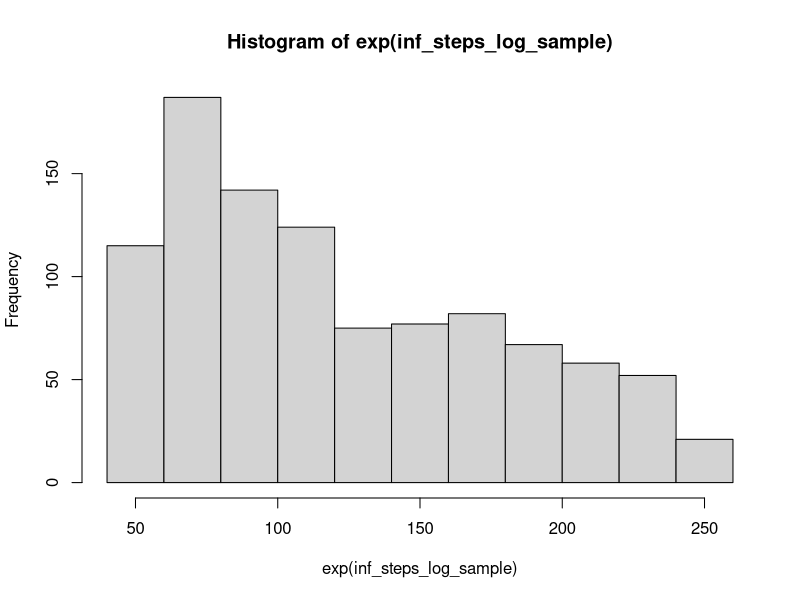

The R source for this figure:


# simulation 

# a vector with the promt-names
promt <- c("weather", "bankruptcy", "houseing")

# sample n=1000 with euqal prob for the different prompts
set.seed(96)
prompt_sample <- sample(x = promt, size = 1000, replace = TRUE, 
                        prob = c((1/3), (1/3), (1/3)) 
)

# sample n = 1000 for the other variables
guidance <- round(runif(n = 1000, min = 1, max = 20), digits = 1) # rounded to one decimal

xtra_prompt <-  rbinom(n = 1000, size = 1, prob = 0.5)

guide_image <-  rbinom(n = 1000, size = 1, prob = 0.5)

inf_steps_log_sample<- runif(n = 1000, min = log(50), max = log(250)) # the loged values are uniform dist

inf_steps<- round(exp(inf_steps_log_sample), digits = 0) # raise to the power of e to remove the log
# this makes lower values of inf_steps more probable (i.e we have a skewed distribution)
# There is more info in the lower values that the higher values -> easier to extrapolate info from high values
# round the numbers to closest integer.

hist(exp(inf_steps_log_sample)) # visualise the skewed dist for inf_steps

# save in a df
df <- data.frame(prompt = prompt_sample,
                 guidance = guidance,
                 inf_steps = inf_steps,
                 xtra_prompt = xtra_prompt,
                 guide_image_bin = guide_image)

# create a help variable that tells which (if any) guide image should be used
df$image <- NA
df$image[df$prompt == "weather" & df$guide_image_bin == 1] <- "forest"
df$image[df$prompt == "bankruptcy" & df$guide_image_bin == 1] <- "boxes"
df$image[df$prompt == "houseing" & df$guide_image_bin == 1] <- "coinstack"
df$image[ df$guide_image_bin == 0] <- "none"

#inf_steps<- round(runif(n = 100, min = 50, max = 250), digits = 0)


#skapar ett index
df$index <- NA
df$index <- 0:999

# plockar ut de observationer utan guide_image
index<- df$index[df$image == "none"]

#Skapar ny df med obs utan guide image
index_id<- df$index[df$image == "none"]
prompt_id<- df$prompt[df$image == "none"]
guidance_id<- df$guidance[df$image == "none"]
inf_steps_id<- df$inf_steps[df$image == "none"]
xtra_prompt_id<- df$xtra_prompt[df$image == "none"]

df_index <- data.frame(index = index_id,
                       prompt = prompt_id,
                 guidance = guidance_id,
                 inf_steps = inf_steps_id,
                 xtra_prompt = xtra_prompt_id)

# save df as a .csv
write.csv(df, file = "image_data.csv")

write.csv(index, file = "index.csv")

write.csv(df_index, file = "image_data_with_index.csv")

